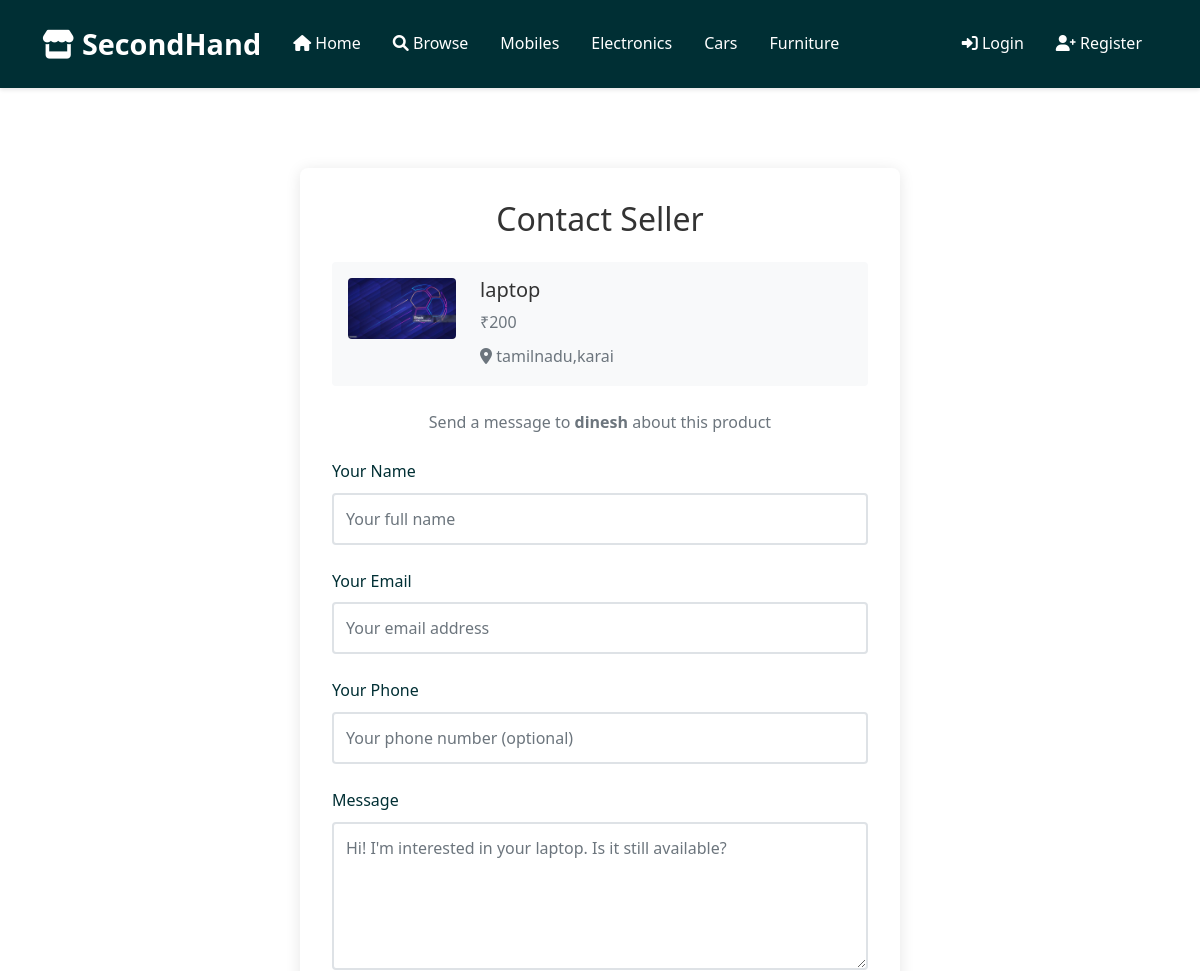
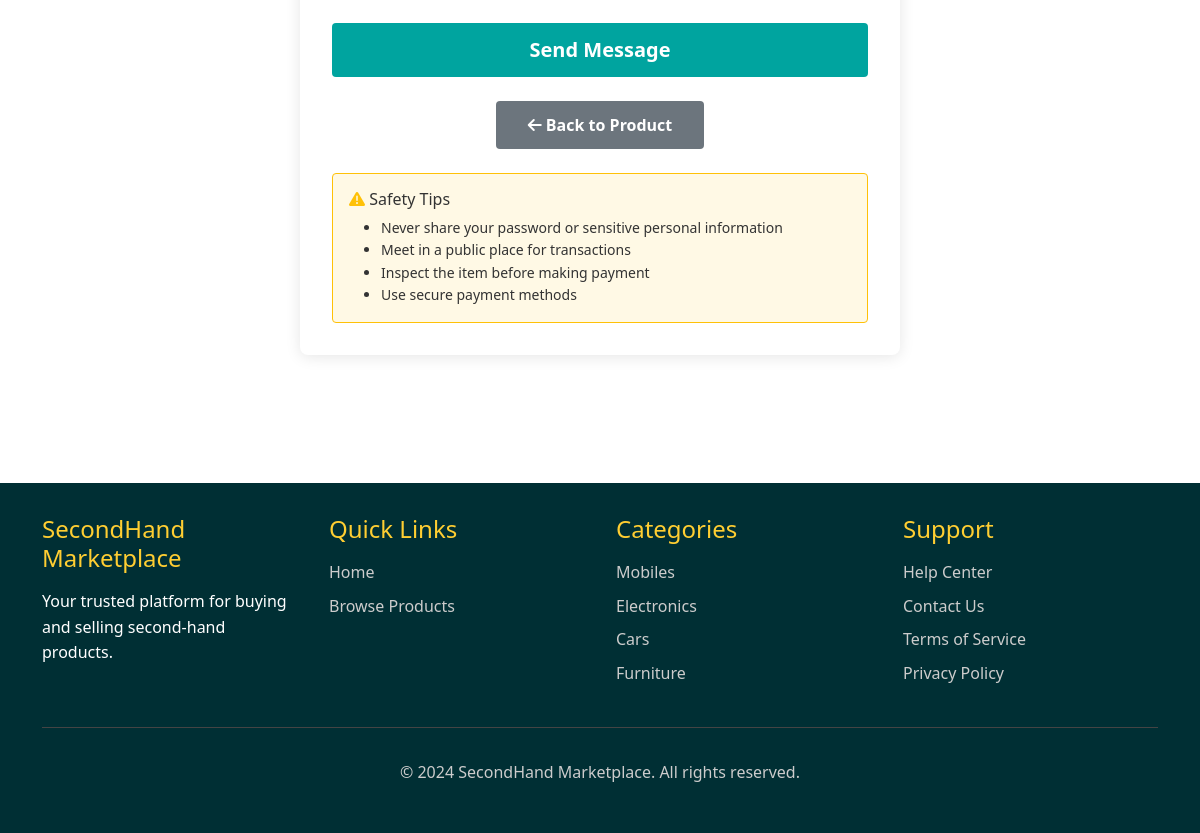
The app's page /contact_seller/1 with its own data (2 pictures, top to bottom).
### models.py (models this page shows, shortened)
class Product(db.Model):
    id = db.Column(db.Integer, primary_key=True)
    title = db.Column(db.String(200), nullable=False)
    description = db.Column(db.Text, nullable=False)
    price = db.Column(db.Float, nullable=False)
    category = db.Column(db.String(50), nullable=False)
    condition = db.Column(db.String(20), nullable=False)
    location = db.Column(db.String(100), nullable=False)
    image_filename = db.Column(db.String(200))
    image_hash = db.Column(db.String(64))  # For duplicate detection
    is_available = db.Column(db.Boolean, default=True)
    created_at = db.Column(db.DateTime, default=datetime.utcnow)
    updated_at = db.Column(db.DateTime, default=datetime.utcnow, onupdate=datetime.utcnow)
    user_id = db.Column(db.Integer, db.ForeignKey('user.id'), nullable=False)
    messages = db.relationship('Message', backref='product', lazy=True, cascade='all, delete-orphan')
    orders = db.relationship('Order', backref='product', lazy=True, cascade='all, delete-orphan')
    fraud_alerts = db.relationship('FraudAlert', backref='product', lazy=True, cascade='all, delete-orphan')

class User(UserMixin, db.Model):
    id = db.Column(db.Integer, primary_key=True)
    name = db.Column(db.String(100), nullable=False)
    email = db.Column(db.String(120), unique=True, nullable=False)
    password_hash = db.Column(db.String(256))
    phone = db.Column(db.String(20))
    phone = db.Column(db.String(20))
    location = db.Column(db.String(100))
    is_admin = db.Column(db.Boolean, default=False)
    created_at = db.Column(db.DateTime, default=datetime.utcnow)
    products = db.relationship('Product', backref='seller', lazy=True, cascade='all, delete-orphan')
    sent_messages = db.relationship('Message', foreign_keys='Message.sender_id', backref='sender', lazy='dynamic')
    received_messages = db.relationship('Message', foreign_keys='Message.recipient_id', backref='recipient', lazy='dynamic')
    orders_as_buyer = db.relationship('Order', foreign_keys='Order.buyer_id', backref='buyer', lazy='dynamic')
    orders_as_seller = db.relationship('Order', foreign_keys='Order.seller_id', backref='seller_orders', lazy='dynamic')

### routes.py (the view, shortened to what this page needs)
@app.route('/contact_seller/<int:product_id>', methods=['GET', 'POST'])
def contact_seller(product_id):
    product = Product.query.get_or_404(product_id)
    form = MessageForm()
    return render_template('contact_seller.html', form=form, product=product)

### forms.py
class MessageForm(FlaskForm):
    sender_name = StringField('Your Name', validators=[DataRequired(), Length(min=2, max=100)])
    sender_email = StringField('Your Email', validators=[DataRequired(), Email()])
    sender_phone = StringField('Your Phone', validators=[Length(max=20)])
    content = TextAreaField('Message', validators=[DataRequired(), Length(min=10)])
    submit = SubmitField('Send Message')

### templates/contact_seller.html (shortened to what this page needs)
{% extends "base.html" %}
{% block content %}
<div class="container py-5">
    <div class="row justify-content-center">
        <div class="col-md-8">
            <div class="form-container">
                <h2 class="text-center mb-4">Contact Seller</h2>
                <div class="product-info-card mb-4 p-3 bg-light rounded">
                    <div class="row">
                        <div class="col-md-3">
                            {% if product.image_filename %}
                                <img src="{{ url_for('static', filename='uploads/' + product.image_filename) }}"
                                     alt="{{ product.title }}"
                                     class="img-fluid rounded">
                            {% else %}
                                <img src="https://pixabay.com/get/g3ca24569dc82e190d0722f124b5966cc63effdef48f3b032b14f62bbef709a02145cebe4b2385eedb3611a2cc444661fd7f6e860ba159ed18b0f6b4842d2a829_1280.jpg"
                                     alt="Product placeholder"
                                     class="img-fluid rounded">
                            {% endif %}
                        </div>
                        <div class="col-md-9">
                            <h5>{{ product.title }}</h5>
                            <p class="text-muted mb-2">₹{{ "{:,.0f}".format(product.price) }}</p>
                            <p class="text-muted mb-0">
                                <i class="fas fa-map-marker-alt"></i> {{ product.location }}
                            </p>
                        </div>
                    </div>
                </div>
                <p class="text-center text-muted mb-4">
                    Send a message to <strong>{{ product.seller.name }}</strong> about this product
                </p>
                <form method="POST" class="needs-validation" novalidate>
                    <div class="form-group">
                        {{ form.sender_name.label(class="form-label") }}
                        {{ form.sender_name(class="form-control",
                                           value=current_user.name if current_user.is_authenticated else "",
                                           placeholder="Your full name") }}
                    </div>
                    <div class="form-group">
                        {{ form.sender_email.label(class="form-label") }}
                        {{ form.sender_email(class="form-control",
                                            value=current_user.email if current_user.is_authenticated else "",
                                            placeholder="Your email address") }}
                    </div>
                    <div class="form-group">
                        {{ form.sender_phone.label(class="form-label") }}
                        {{ form.sender_phone(class="form-control",
                                            value=current_user.phone if current_user.is_authenticated else "",
                                            placeholder="Your phone number (optional)") }}
                    </div>
                    <div class="form-group">
                        {{ form.content.label(class="form-label") }}
                        {{ form.content(class="form-control", rows="5",
                                       placeholder="Hi! I'm interested in your " + product.title + ". Is it still available?") }}
                    </div>
                    <div class="d-grid gap-2">
                        {{ form.submit(class="btn btn-primary btn-lg") }}
                    </div>
                </form>
                <div class="text-center mt-4">
                    <a href="{{ url_for('product_detail', product_id=product.id) }}" class="btn btn-secondary">
                        <i class="fas fa-arrow-left"></i> Back to Product
                    </a>
                </div>
                <div class="mt-4 p-3 bg-warning bg-opacity-10 border border-warning rounded">
                    <h6><i class="fas fa-exclamation-triangle text-warning"></i> Safety Tips</h6>
                    <ul class="small mb-0">
                        <li>Never share your password or sensitive personal information</li>
                        <li>Meet in a public place for transactions</li>
                        <li>Inspect the item before making payment</li>
                        <li>Use secure payment methods</li>
                    </ul>
                </div>
            </div>
        </div>
    </div>
</div>
{% endblock %}

### static/css/style.css (style rules this page uses)
:root { --primary-color: #002f34; --secondary-color: #00a49f; --accent-color: #ffce32; --text-color: #333; --light-bg: #f8f9fa; --border-color: #dee2e6; --success-color: #28a745; --warning-color: #ffc107; --danger-color: #dc3545; }
* { box-sizing: border-box; }
body { font-family: 'Segoe UI', Tahoma, Geneva, Verdana, sans-serif; line-height: 1.6; color: var(--text-color); background-color: #fff; margin: 0; padding: 0; }
.form-container { max-width: 600px; margin: 2rem auto; padding: 2rem; background: white; border-radius: 8px; box-shadow: 0 2px 15px rgba(0,0,0,0.1); }
.form-group { margin-bottom: 1.5rem; }
.form-label { display: block; margin-bottom: 0.5rem; font-weight: 500; color: var(--primary-color); }
.form-control { width: 100%; padding: 0.75rem; border: 2px solid var(--border-color); border-radius: 4px; font-size: 1rem; transition: border-color 0.3s ease; }
.btn-primary { background-color: var(--secondary-color); border: none; padding: 0.75rem 2rem; border-radius: 4px; font-weight: bold; color: white; cursor: pointer; transition: background-color 0.3s ease; }
.btn-secondary { background-color: #6c757d; border: none; padding: 0.75rem 2rem; border-radius: 4px; font-weight: bold; color: white; cursor: pointer; text-decoration: none; display: inline-block; transition: background-color 0.3s ease; }

### records on screen
Product: image_filename (picture), title "laptop", price "200", location "tamilnadu,karai"
User: seller.name "dinesh"

### other values on screen
{{ category }} "Mobiles" "Electronics" "Cars" "Furniture"
